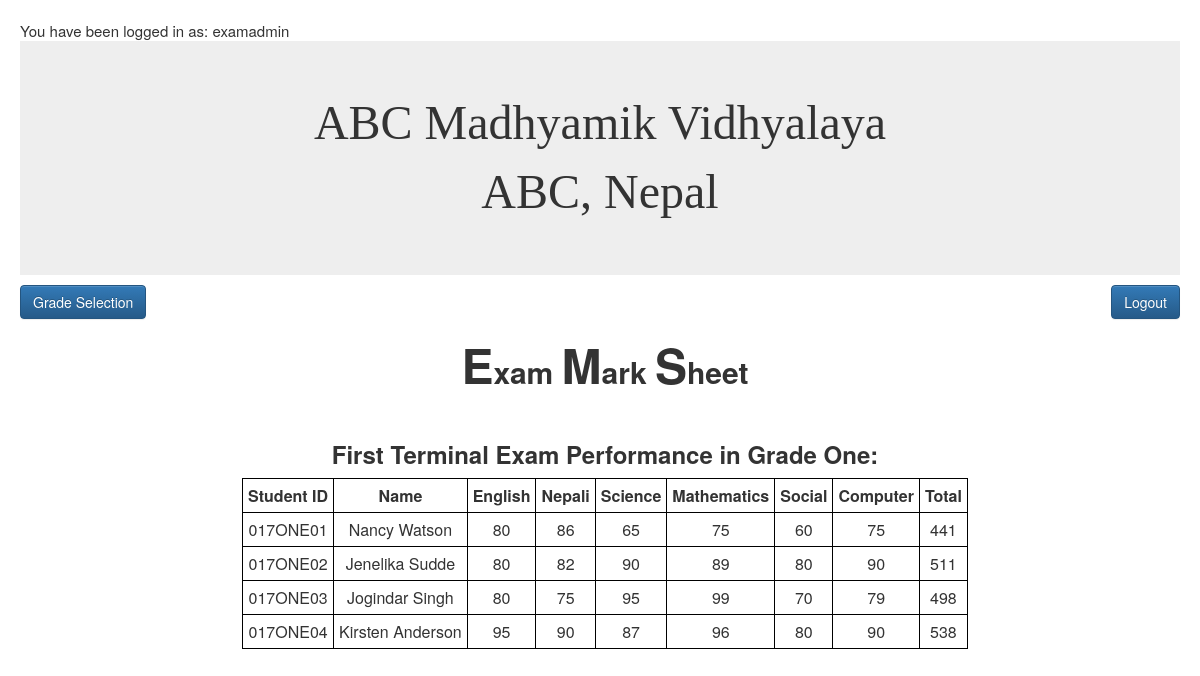
The page /markione.php (signed in) on the database its author committed.
### tables this page shows
CREATE TABLE `marks1` (
  `SN` int(11) NOT NULL,
  `student_id` varchar(15) NOT NULL,
  `English` int(11) NOT NULL,
  `Nepali` int(11) NOT NULL,
  `Science` int(11) NOT NULL,
  `Math` int(11) NOT NULL,
  `Social` int(11) DEFAULT NULL,
  `Computer` int(11) DEFAULT NULL
);

CREATE TABLE `studentinfo` (
  `student_id` varchar(15) NOT NULL,
  `fname` varchar(30) NOT NULL,
  `mname` varchar(30) DEFAULT NULL,
  `lname` varchar(30) NOT NULL,
  `gender` enum('M','F') NOT NULL,
  `dobad` date NOT NULL,
  `dobbs` date NOT NULL,
  `doa` date NOT NULL,
  `email` varchar(30) NOT NULL,
  `adgrade` varchar(15) NOT NULL,
  `rollno` int(11) NOT NULL,
  `address_temp_street` varchar(30) DEFAULT NULL,
  `address_temp_ward` int(11) DEFAULT NULL,
  `address_temp_vdcmun` varchar(30) DEFAULT NULL,
  `address_temp_district` varchar(20) DEFAULT NULL,
  `address_temp_zone` varchar(20) DEFAULT NULL,
  `address_temp_country` varchar(20) DEFAULT NULL,
  `address_per_street` varchar(20) NOT NULL,
  `address_per_ward` int(11) NOT NULL,
  `address_per_vdcmun` varchar(20) NOT NULL,
  `address_per_district` varchar(20) NOT NULL,
  `address_per_zone` varchar(20) NOT NULL,
  `address_per_country` varchar(20) NOT NULL
);

### markione.php (the view, shortened to what this page needs)
<?php
include_once('control.php');?>
<html>
<head>
<link rel="stylesheet" href="bootstrap-3.3.7-dist/css/bootstrap.min.css"/>
<link rel="stylesheet" href="bootstrap-3.3.7-dist/css/bootstrap-theme.min.css">
<link id="theme-style" rel="stylesheet" href="css/style.css">
</head>
<body>
<div class="jumbotron"><center><font face="Analecta" size="13">ABC Madhyamik Vidhyalaya</font><br><font face="Analecta" size="10">ABC, Nepal</font></center></div>
<a href="marksheeti.php" class="btn btn-primary" role="button" target="_top">Grade Selection</a>
<a href="logout.php" class="btn btn-primary pull-right" role="button"  target="_top">Logout</a>
<div class="container">
<h2 style="text-align: center;"><font size="16">E</font>xam <font size="16">M</font>ark <font size="16">S</font>heet</h2>
    <h3 style="margin-top: 50px; text-align: center;">First Terminal Exam Performance in Grade One:</h3>
<?php
$qry="SELECT *,(marks1.English + marks1.Nepali + marks1.Science + marks1.Math + marks1.Social + marks1.Computer) AS total FROM studentinfo INNER JOIN marks1 ON studentinfo.student_id = marks1.student_id WHERE studentinfo.adgrade=1";
$result = mysqli_query($db,$qry);
if ($result->num_rows> 0) {
         echo "<center><table><tr><th>Student ID</th><th>Name</th><th>English</th><th>Nepali</th><th>Science</th><th>Mathematics</th><th>Social</th><th>Computer</th><th>Total</th></tr>";
     while($row =  $result->fetch_assoc()) {
        echo "<tr><td>". $row["student_id"]. "</td><td>" .$row["fname"]. " " . $row["mname"]. " " . $row["lname"] . "</td><td>".$row["English"]. "</td><td>".$row["Nepali"]. "</td><td>".$row["Science"]. "</td><td>".$row["Math"]."</td><td>".$row["Social"]."</td><td>".$row["Computer"]."</td><td>".$row['total']."</td></tr>";
     }
        echo "</table></center>";
} else {
     echo "0 results";
}
?>
</div>

### css/style.css (style rules this page uses)
html, body { position: relative; height: 100%; font-size: 15px; padding: 10px; -webkit-font-smoothing: antialiased; -moz-osx-font-smoothing: grayscale; }
h1,h2,h3,h4,h5,h6 { font-weight: 700; }
a { color: #CB4335; -webkit-transition: all 0.4s ease-in-out; -moz-transition: all 0.4s ease-in-out; -ms-transition: all 0.4s ease-in-out; -o-transition: all 0.4s ease-in-out; }
.jumbotron { margin-bottom: 10px; }

### markione.php (style rules this page uses)
table, th, td { border: 1px solid black; text-align: center; padding: 5px; }

### rows shown on the page
marks1: student "017ONE01", studentinfo.fname "Nancy", studentinfo.lname "Watson", English "80", Nepali "86", Science "65", Math "75", Social "60", Computer "75", total "441"
marks1: student "017ONE02", studentinfo.fname "Jenelika", studentinfo.lname "Sudde", English "80", Nepali "82", Science "90", Math "89", Social "80", Computer "90", total "511"
marks1: student "017ONE03", studentinfo.fname "Jogindar", studentinfo.lname "Singh", English "80", Nepali "75", Science "95", Math "99", Social "70", Computer "79", total "498"
marks1: student "017ONE04", studentinfo.fname "Kirsten", studentinfo.lname "Anderson", English "95", Nepali "90", Science "87", Math "96", Social "80", Computer "90", total "538"

### other values the page prints
$_SESSION["CurrentUser"] "examadmin"
